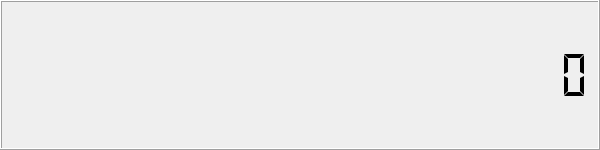
<?xml version="1.0" encoding="UTF-8"?>
<ui version="4.0">
 <class>DigitalClock</class>
 <widget class="QMainWindow" name="DigitalClock">
  <property name="geometry">
   <rect>
    <x>0</x>
    <y>0</y>
    <width>600</width>
    <height>150</height>
   </rect>
  </property>
  <property name="minimumSize">
   <size>
    <width>600</width>
    <height>150</height>
   </size>
  </property>
  <property name="maximumSize">
   <size>
    <width>600</width>
    <height>150</height>
   </size>
  </property>
  <property name="windowTitle">
   <string>DigitalClock</string>
  </property>
  <widget class="QWidget" name="centralWidget">
   <widget class="QLCDNumber" name="lcdNumber">
    <property name="geometry">
     <rect>
      <x>0</x>
      <y>0</y>
      <width>600</width>
      <height>150</height>
     </rect>
    </property>
    <property name="digitCount">
     <number>23</number>
    </property>
    <property name="segmentStyle">
     <enum>QLCDNumber::Flat</enum>
    </property>
    <property name="value" stdset="0">
     <double>0.000000000000000</double>
    </property>
   </widget>
  </widget>
 </widget>
 <layoutdefault spacing="6" margin="11"/>
 <resources/>
 <connections/>
</ui>
